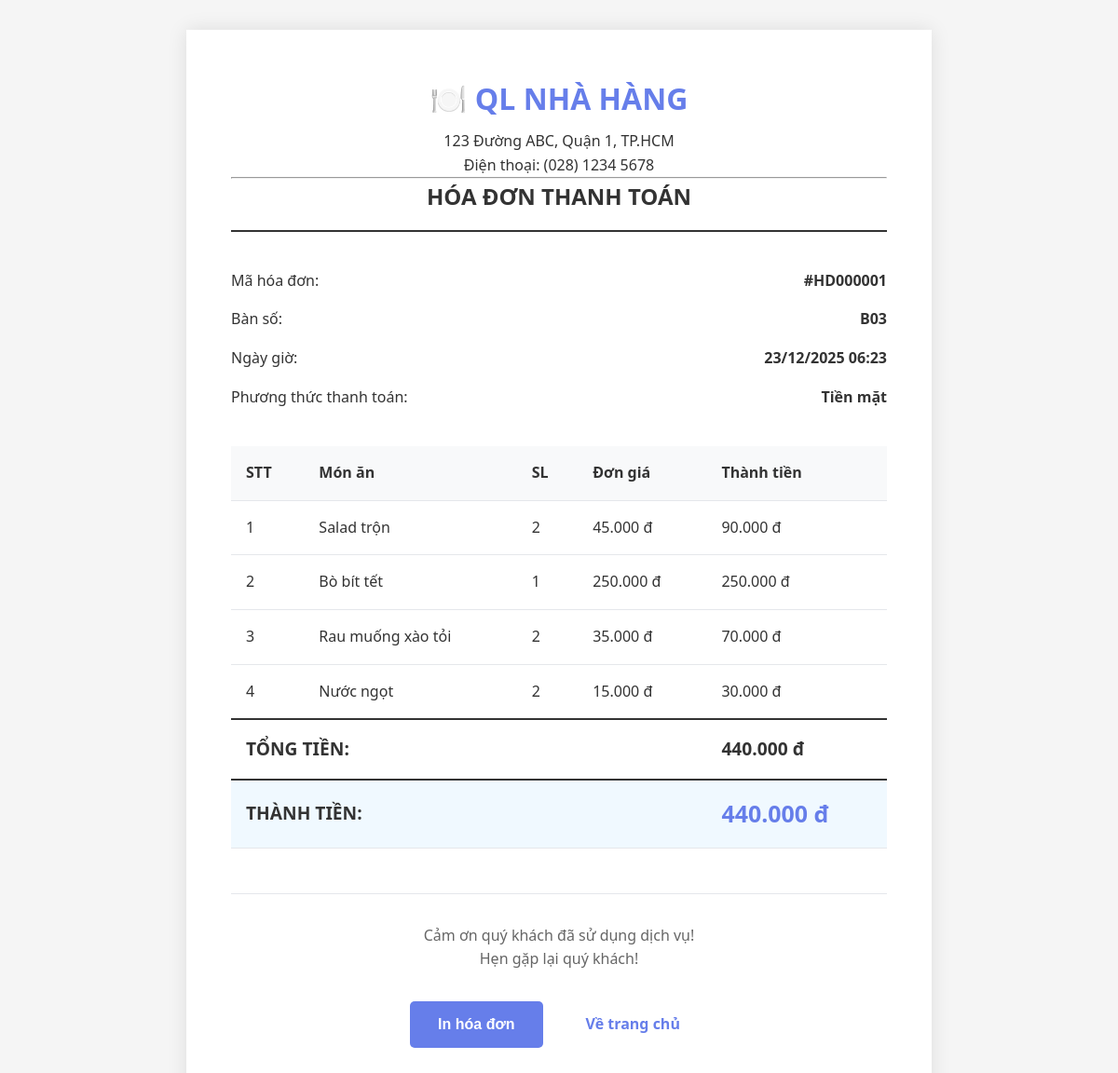
The app's page /invoice.php?order_id=1 (signed in) with its own data.
### tables this page shows
CREATE TABLE orders (
    id INT PRIMARY KEY AUTO_INCREMENT,
    order_number VARCHAR(20) DEFAULT NULL UNIQUE COMMENT 'Mã đơn hàng (tự động tạo)',
    user_id INT DEFAULT NULL COMMENT 'ID người dùng (nếu đã đăng nhập)',
    table_id INT NOT NULL COMMENT 'ID bàn',
    order_date DATETIME DEFAULT CURRENT_TIMESTAMP COMMENT 'Thời gian đặt hàng',
    total_amount DECIMAL(10, 2) DEFAULT 0 COMMENT 'Tổng tiền',
    discount_amount DECIMAL(10, 2) DEFAULT 0 COMMENT 'Số tiền giảm giá',
    final_amount DECIMAL(10, 2) DEFAULT 0 COMMENT 'Thành tiền cuối cùng',
    status ENUM('pending', 'preparing', 'ready', 'served', 'completed', 'paid', 'cancelled') DEFAULT 'pending' COMMENT 'Trạng thái đơn hàng',
    payment_method ENUM('cash', 'card', 'transfer', 'momo', 'zalopay') DEFAULT 'cash' COMMENT 'Phương thức thanh toán',
    payment_status ENUM('unpaid', 'paid', 'refunded') DEFAULT 'unpaid' COMMENT 'Trạng thái thanh toán',
    paid_at TIMESTAMP NULL DEFAULT NULL COMMENT 'Thời gian thanh toán',
    notes TEXT DEFAULT NULL COMMENT 'Ghi chú đơn hàng',
    created_at TIMESTAMP DEFAULT CURRENT_TIMESTAMP,
    updated_at TIMESTAMP DEFAULT CURRENT_TIMESTAMP ON UPDATE CURRENT_TIMESTAMP,
    
     
    FOREIGN KEY (user_id) REFERENCES users(id) 
        ON DELETE SET NULL 
        ON UPDATE CASCADE,
    FOREIGN KEY (table_id) REFERENCES tables(id)
        ON DELETE RESTRICT 
        ON UPDATE CASCADE,
    
     
    INDEX idx_order_number (order_number),
    INDEX idx_user_id (user_id),
    INDEX idx_table_id (table_id),
    INDEX idx_order_date (order_date),
    INDEX idx_status (status),
    INDEX idx_payment_status (payment_status),
    INDEX idx_created_at (created_at)
);

CREATE TABLE tables (
    id INT PRIMARY KEY AUTO_INCREMENT,
    table_number VARCHAR(10) NOT NULL UNIQUE COMMENT 'Số bàn (VD: B01, B02)',
    capacity INT NOT NULL COMMENT 'Sức chứa (số người)',
    floor INT DEFAULT 1 COMMENT 'Tầng (1, 2, 3...)',
    location VARCHAR(100) DEFAULT NULL COMMENT 'Vị trí (VD: Gần cửa sổ, Góc yên tĩnh)',
    status ENUM('empty', 'occupied', 'reserved', 'cleaning', 'maintenance') DEFAULT 'empty' COMMENT 'Trạng thái bàn',
    notes TEXT DEFAULT NULL COMMENT 'Ghi chú về bàn',
    created_at TIMESTAMP DEFAULT CURRENT_TIMESTAMP,
    updated_at TIMESTAMP DEFAULT CURRENT_TIMESTAMP ON UPDATE CURRENT_TIMESTAMP,
    
    INDEX idx_table_number (table_number),
    INDEX idx_status (status),
    INDEX idx_floor (floor),
    INDEX idx_capacity (capacity)
);

CREATE TABLE order_items (
    id INT PRIMARY KEY AUTO_INCREMENT,
    order_id INT NOT NULL COMMENT 'ID đơn hàng',
    dish_id INT NOT NULL COMMENT 'ID món ăn',
    dish_name VARCHAR(200) NOT NULL COMMENT 'Tên món ăn (lưu lại để tránh thay đổi giá sau)',
    quantity INT NOT NULL DEFAULT 1 COMMENT 'Số lượng',
    price DECIMAL(10, 2) NOT NULL COMMENT 'Giá tại thời điểm đặt (VNĐ)',
    subtotal DECIMAL(10, 2) NOT NULL COMMENT 'Thành tiền (quantity * price)',
    status ENUM('pending', 'preparing', 'ready', 'served', 'cancelled') DEFAULT 'pending' COMMENT 'Trạng thái món',
    notes TEXT DEFAULT NULL COMMENT 'Ghi chú đặc biệt cho món',
    created_at TIMESTAMP DEFAULT CURRENT_TIMESTAMP COMMENT 'Thời gian thêm vào đơn',
    updated_at TIMESTAMP DEFAULT CURRENT_TIMESTAMP ON UPDATE CURRENT_TIMESTAMP,
    prepared_at TIMESTAMP NULL DEFAULT NULL COMMENT 'Thời gian bắt đầu chế biến',
    ready_at TIMESTAMP NULL DEFAULT NULL COMMENT 'Thời gian hoàn thành',
    served_at TIMESTAMP NULL DEFAULT NULL COMMENT 'Thời gian phục vụ',
    
     
    FOREIGN KEY (order_id) REFERENCES orders(id) 
        ON DELETE CASCADE 
        ON UPDATE CASCADE,
    FOREIGN KEY (dish_id) REFERENCES dishes(id) 
        ON DELETE RESTRICT 
        ON UPDATE CASCADE,
    
     
    INDEX idx_order_id (order_id),
    INDEX idx_dish_id (dish_id),
    INDEX idx_status (status),
    INDEX idx_created_at (created_at)
);

CREATE TABLE dishes (
    id INT PRIMARY KEY AUTO_INCREMENT,
    name VARCHAR(200) NOT NULL COMMENT 'Tên món ăn',
    description TEXT DEFAULT NULL COMMENT 'Mô tả chi tiết món ăn',
    price DECIMAL(10, 2) NOT NULL COMMENT 'Giá bán (VNĐ)',
    cost_price DECIMAL(10, 2) DEFAULT NULL COMMENT 'Giá vốn (để tính lợi nhuận)',
    image VARCHAR(255) DEFAULT NULL COMMENT 'Đường dẫn ảnh món ăn',
    category_id INT NOT NULL COMMENT 'ID danh mục',
    status ENUM('available', 'unavailable', 'out_of_stock') DEFAULT 'available' COMMENT 'Trạng thái món',
    is_featured BOOLEAN DEFAULT FALSE COMMENT 'Món nổi bật',
    preparation_time INT DEFAULT NULL COMMENT 'Thời gian chế biến (phút)',
    calories INT DEFAULT NULL COMMENT 'Calories (nếu có)',
    created_at TIMESTAMP DEFAULT CURRENT_TIMESTAMP,
    updated_at TIMESTAMP DEFAULT CURRENT_TIMESTAMP ON UPDATE CURRENT_TIMESTAMP,
    
     
    FOREIGN KEY (category_id) REFERENCES categories(id)
        ON DELETE RESTRICT 
        ON UPDATE CASCADE,
    
     
    INDEX idx_category_id (category_id),
    INDEX idx_status (status),
    INDEX idx_is_featured (is_featured),
    INDEX idx_price (price),
    INDEX idx_name (name(50))
);

### config.php (called while the page is built, shortened)
<?php
function formatCurrency($amount) {
    return number_format($amount, 0, ',', '.') . ' đ';
}
function formatDateTime($datetime) {
    return date('d/m/Y H:i', strtotime($datetime));
}
?>

### invoice.php (the view, shortened to what this page needs)
<?php
require_once 'config.php';
$conn = getDBConnection();
$order_id = isset($_GET['order_id']) ? intval($_GET['order_id']) : 0;
$all_ids_param = isset($_GET['all_ids']) ? $_GET['all_ids'] : '';
$order_result = $conn->query("
    SELECT o.*, t.table_number
    FROM orders o
    JOIN tables t ON o.table_id = t.id
    WHERE o.id = $order_id
");
$order = $order_result->fetch_assoc();
$all_order_ids = [];
if (!empty($all_ids_param)) {
    $all_order_ids = array_map('intval', explode(',', $all_ids_param));
} else {
    $all_order_ids = [$order_id];
}
$total_amount = 0;
$total_discount = 0;
$total_final = 0;
foreach ($all_order_ids as $oid) {
    $o = $conn->query("SELECT total_amount, discount_amount, final_amount FROM orders WHERE id = $oid")->fetch_assoc();
    if ($o) {
        $total_amount += floatval($o['total_amount']);
        $total_discount += floatval($o['discount_amount'] ?? 0);
        $total_final += floatval($o['final_amount'] ?? $o['total_amount']);
    }
}
$order['total_amount'] = $total_amount;
$order['discount_amount'] = $total_discount;
$order['final_amount'] = $total_final;
$order_ids_str = implode(',', $all_order_ids);
$items = $conn->query("
    SELECT oi.*, d.name as dish_name, o.order_date as order_date, oi.order_id
    FROM order_items oi
    JOIN dishes d ON oi.dish_id = d.id
    JOIN orders o ON oi.order_id = o.id
    WHERE oi.order_id IN ($order_ids_str)
    ORDER BY o.order_date ASC, oi.id ASC
");
?>
<!DOCTYPE html>
<html lang="vi">
<head>
    <link rel="stylesheet" href="assets/css/style.css">
</head>
<body>
    <div class="invoice-page">
        <div class="invoice-container">
            <div class="invoice-header">
                <h1>🍽️ QL NHÀ HÀNG</h1>
                <p>123 Đường ABC, Quận 1, TP.HCM</p>
                <p>Điện thoại: (028) 1234 5678</p>
                <hr>
                <h2>HÓA ĐƠN THANH TOÁN</h2>
            </div>
            <div class="invoice-info">
                <div class="invoice-row">
                    <span>Mã hóa đơn:</span>
                    <strong>#HD<?php echo str_pad($order['id'], 6, '0', STR_PAD_LEFT); ?></strong>
                </div>
                <div class="invoice-row">
                    <span>Bàn số:</span>
                    <strong><?php echo $order['table_number']; ?></strong>
                </div>
                <div class="invoice-row">
                    <span>Ngày giờ:</span>
                    <strong><?php echo formatDateTime($order['order_date']); ?></strong>
                </div>
                <div class="invoice-row">
                    <span>Phương thức thanh toán:</span>
                    <strong>
                        <?php
                        $methods = [
                            'cash' => 'Tiền mặt',
                            'card' => 'Thẻ',
                            'transfer' => 'Chuyển khoản'
                        ];
                        echo $methods[$order['payment_method']];
                        ?>
                    </strong>
                </div>
            </div>
            <table class="invoice-table">
                <thead>
                    <tr>
                        <th>STT</th>
                        <th>Món ăn</th>
                        <th>SL</th>
                        <th>Đơn giá</th>
                        <th>Thành tiền</th>
                    </tr>
                </thead>
                <tbody>
                    <?php
                    $stt = 1;
                    while ($item = $items->fetch_assoc()):
                    ?>
                    <tr>
                        <td><?php echo $stt++; ?></td>
                        <td><?php echo htmlspecialchars($item['dish_name']); ?></td>
                        <td><?php echo $item['quantity']; ?></td>
                        <td><?php echo formatCurrency($item['price']); ?></td>
                        <td><?php echo formatCurrency($item['price'] * $item['quantity']); ?></td>
                    </tr>
                    <?php endwhile; ?>
                </tbody>
                <tfoot>
                    <tr>
                        <td colspan="4"><strong>TỔNG TIỀN:</strong></td>
                        <td><strong><?php echo formatCurrency($order['total_amount']); ?></strong></td>
                    </tr>
                    <tr style="background: #f0f9ff; font-size: 1.1em; border-top: 2px solid #667eea;">
                        <td colspan="4"><strong>THÀNH TIỀN:</strong></td>
                        <td><strong style="color: #667eea; font-size: 1.3em;"><?php echo formatCurrency($order['final_amount']); ?></strong></td>
                    </tr>
                </tfoot>
            </table>
            <div class="invoice-footer">
                <p>Cảm ơn quý khách đã sử dụng dịch vụ!</p>
                <p>Hẹn gặp lại quý khách!</p>
            </div>
            <div class="invoice-actions">
                <button onclick="window.print()" class="btn btn-primary">In hóa đơn</button>
                <a href="index.php" class="btn btn-secondary">Về trang chủ</a>
            </div>
        </div>
    </div>
</body>
</html>

### assets/css/style.css (style rules this page uses)
* { margin: 0; padding: 0; box-sizing: border-box; }
body { font-family: 'Segoe UI', Tahoma, Geneva, Verdana, sans-serif; line-height: 1.6; color: #333; background-color: #f5f5f5; }
.btn { padding: 12px 30px; border: none; border-radius: 5px; cursor: pointer; text-decoration: none; display: inline-block; font-size: 1rem; transition: transform 0.2s, box-shadow 0.2s; font-weight: 600; }
.btn-primary { background: #667eea; color: white; }
.btn-secondary { background: white; color: #667eea; }
.invoice-table { width: 100%; border-collapse: collapse; margin: 1rem 0; }
.invoice-table th, .invoice-table td { padding: 1rem; text-align: left; border-bottom: 1px solid #e5e7eb; }
.invoice-table th { background: #f8f9fa; font-weight: 600; }
.invoice-table tfoot td { font-size: 1.2rem; border-top: 2px solid #333; padding-top: 1rem; }
.invoice-page { min-height: 100vh; display: flex; align-items: center; justify-content: center; padding: 2rem; }
.invoice-container { background: white; max-width: 800px; width: 100%; padding: 3rem; box-shadow: 0 0 20px rgba(0,0,0,0.1); }
.invoice-header { text-align: center; margin-bottom: 2rem; border-bottom: 2px solid #333; padding-bottom: 1rem; }
.invoice-header h1 { color: #667eea; margin-bottom: 0.5rem; }
.invoice-info { margin: 2rem 0; }
.invoice-row { display: flex; justify-content: space-between; padding: 0.5rem 0; }
.invoice-footer { text-align: center; margin-top: 3rem; padding-top: 2rem; border-top: 1px solid #e5e7eb; color: #666; }
.invoice-actions { display: flex; gap: 1rem; justify-content: center; margin-top: 2rem; }

### records on screen
orders: id "000001", table.table_number "B03", order_date "23/12/2025 06:23", payment_method "Tiền mặt", total_amount "440.000 đ", final_amount "440.000 đ"
order_items: dish.name "Salad trộn", quantity "2", price "45.000 đ", formatCurrency($item['price'] * $item['quantity']) "90.000 đ"
order_items: dish.name "Bò bít tết", quantity "1", price "250.000 đ", formatCurrency($item['price'] * $item['quantity']) "250.000 đ"
order_items: dish.name "Rau muống xào tỏi", quantity "2", price "35.000 đ", formatCurrency($item['price'] * $item['quantity']) "70.000 đ"
order_items: dish.name "Nước ngọt", quantity "2", price "15.000 đ", formatCurrency($item['price'] * $item['quantity']) "30.000 đ"
